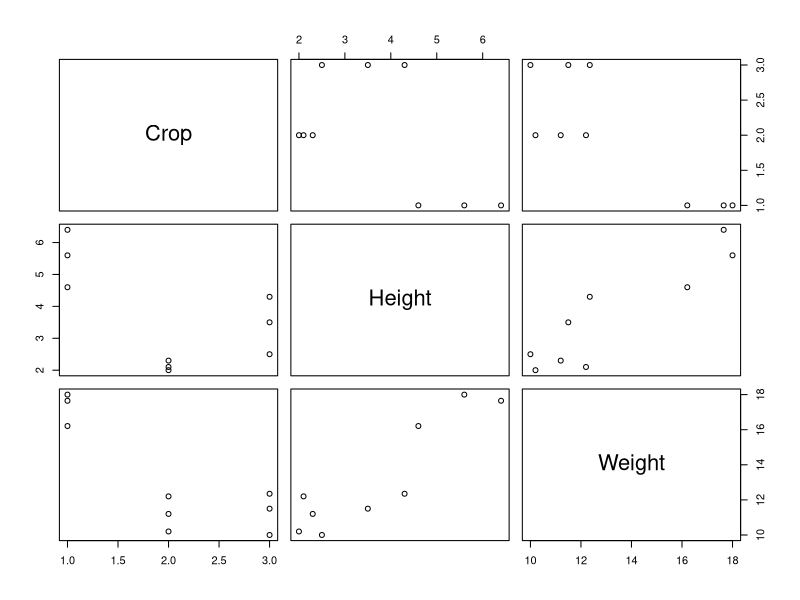
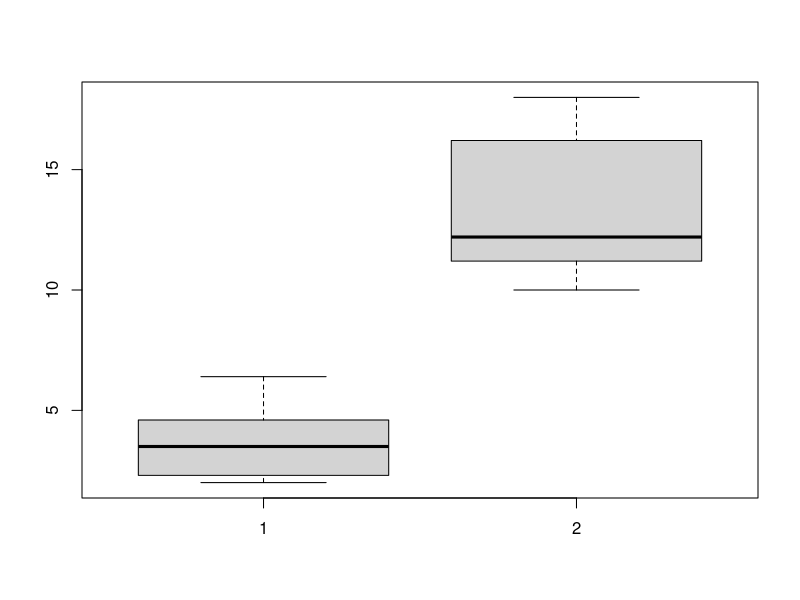
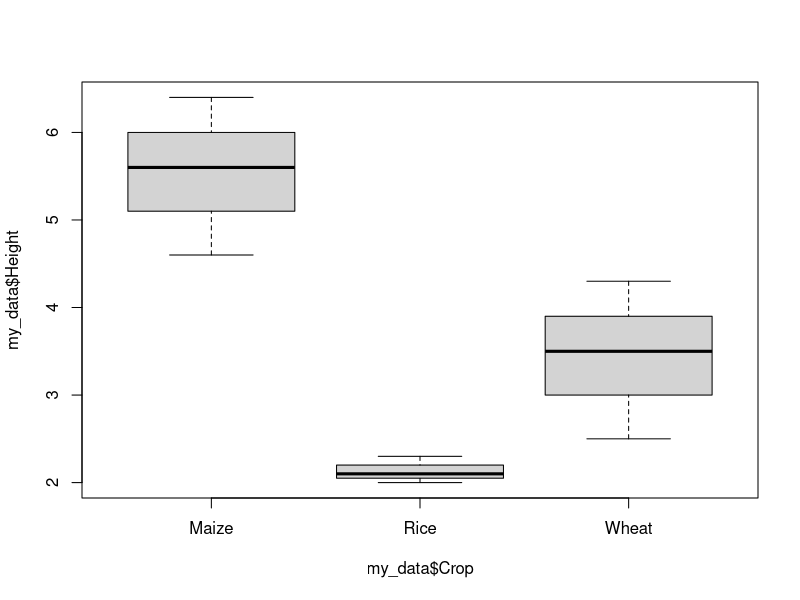

R code for these plots, in order:
library(readxl)
my_data <- read_excel("data.xlsx", sheet = "data", 
                      col_types = c("text", "numeric", "numeric"))
View(my_data)

str(my_data)

head(my_data)

tail(my_data)

plot(my_data)

boxplot(my_data$Height, my_data$Weight)

boxplot(my_data$Height ~ my_data$Crop)
